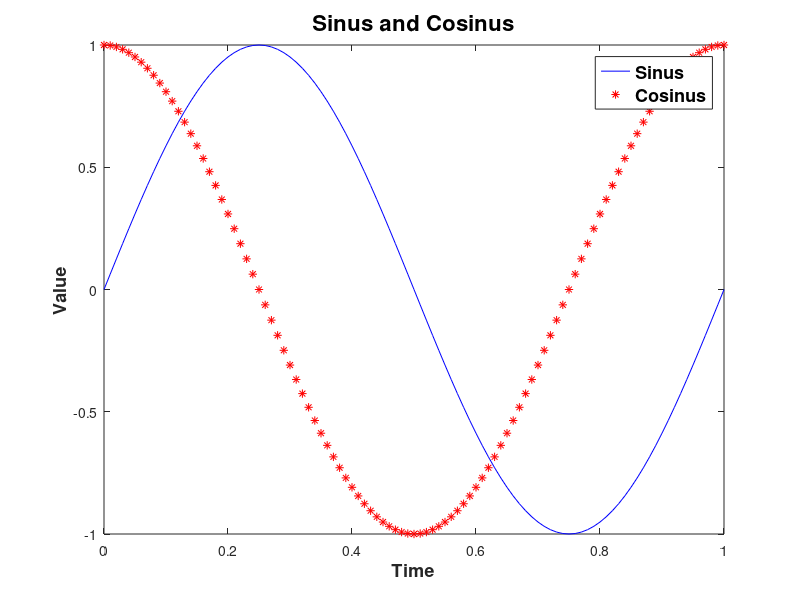

Write MATLAB code to recreate this figure.
t=0:0.01:1;

f1=sin(2*pi*t);
f2=cos(2*pi*t);

plot(t,f1,'b',t,f2,'r*') %Plot

%Design options:

h= title('Sinus and Cosinus');
h(2)=xlabel('Time');
h(3) = ylabel('Value');
h(4) = legend('Sinus','Cosinus');

%Font options

set(h(1),'FontSize',16);
set(h(2:3),'FontSize',13);
set(h(4),'FontSize',13);
set(h,'FontWeight','bold');